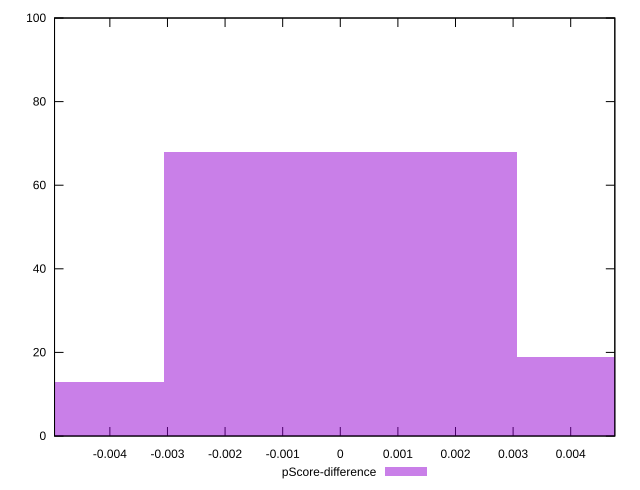

The gnuplot source for this figure:
reset

$pScoreDifference <<EOF
0.006125105084088195 19
0 68
-0.006125105084088195 13
EOF

set key outside below
set boxwidth 0.006125105084088195
set xrange [-0.004960479812150809:0.0047658516578349686]
set yrange [0:100]
set trange [0:100]
set style fill transparent solid 0.5 noborder
set terminal svg size 640, 490 enhanced background rgb 'white'
set output "report_00015_2021-02-09T16-11-33.973Z/mainthread-work-breakdown/samples/pages/pScore-difference/histogram.svg"

plot $pScoreDifference title "pScore-difference" with boxes

reset
